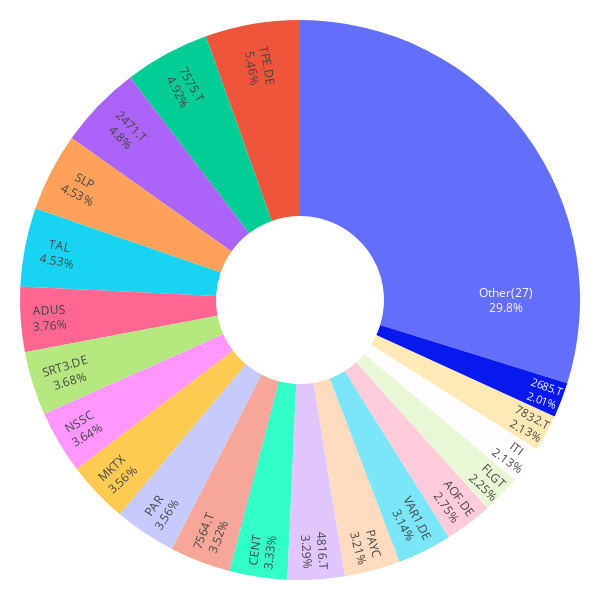

Notebook source saved alongside this figure:
### Code cell
importlib.reload(lstm_utils)
importlib.reload(mpt_utils)

weights_6m, mu_6m, S_6m, allocations_6m = mpt_utils.portfolio_and_plot(df_forecast_6m, df)

### Figure 1 — Plotly figure (JSON) as saved in the notebook; plotly's stock layout.template omitted (floating-point values rounded to 4 significant figures)
{"data": [{"hole": 0.3, "insidetextorientation": "radial", "labels": ["MKTX", "CENT", "ITI", "VAR1.DE", "7832.T", "NSSC", "TPE.DE", "SRT3.DE", "PAR", "AOF.DE", "SLP", "4816.T", "7575.T", "TAL", "FLGT", "PAYC", "ADUS", "2685.T", "2471.T", "7564.T", "Other(27)"], "textinfo": "label+percent", "textposition": "inside", "values": [0.0092, 0.0086, 0.0055, 0.0081, 0.0055, 0.0094, 0.0141, 0.0095, 0.0092, 0.0071, 0.0117, 0.0085, 0.0127, 0.0117, 0.0058, 0.0083, 0.0097, 0.0052, 0.0124, 0.0091, 0.077], "type": "pie"}], "layout": {"margin": {"l": 20, "r": 20, "t": 20, "b": 20}, "font": {"color": "black"}, "height": 600, "width": 600, "paper_bgcolor": "white", "plot_bgcolor": "white", "showlegend": false}}
